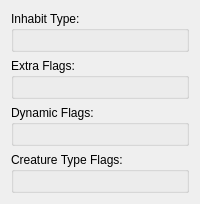
            <widget class="QWidget" name="tab_3">
             <attribute name="title">
              <string>Flags 2</string>
             </attribute>
             <layout class="QGridLayout" name="gridLayout_7">
              <item row="0" column="0">
               <widget class="QGroupBox" name="inhabitGB">
                <property name="title">
                 <string>Inhabit Type:</string>
                </property>
                <layout class="QVBoxLayout" name="verticalLayout_9"/>
               </widget>
              </item>
              <item row="1" column="0">
               <widget class="QGroupBox" name="ExtraFlagsGB">
                <property name="title">
                 <string>Extra Flags:</string>
                </property>
                <layout class="QVBoxLayout" name="verticalLayout_4"/>
               </widget>
              </item>
              <item row="2" column="0">
               <widget class="QGroupBox" name="DynFlagsGB">
                <property name="title">
                 <string>Dynamic Flags:</string>
                </property>
                <layout class="QVBoxLayout" name="verticalLayout_7"/>
               </widget>
              </item>
              <item row="3" column="0">
               <widget class="QGroupBox" name="CreatureTypeFlagsGB">
                <property name="title">
                 <string>Creature Type Flags:</string>
                </property>
                <layout class="QVBoxLayout" name="verticalLayout_6"/>
               </widget>
              </item>
             </layout>
            </widget>
